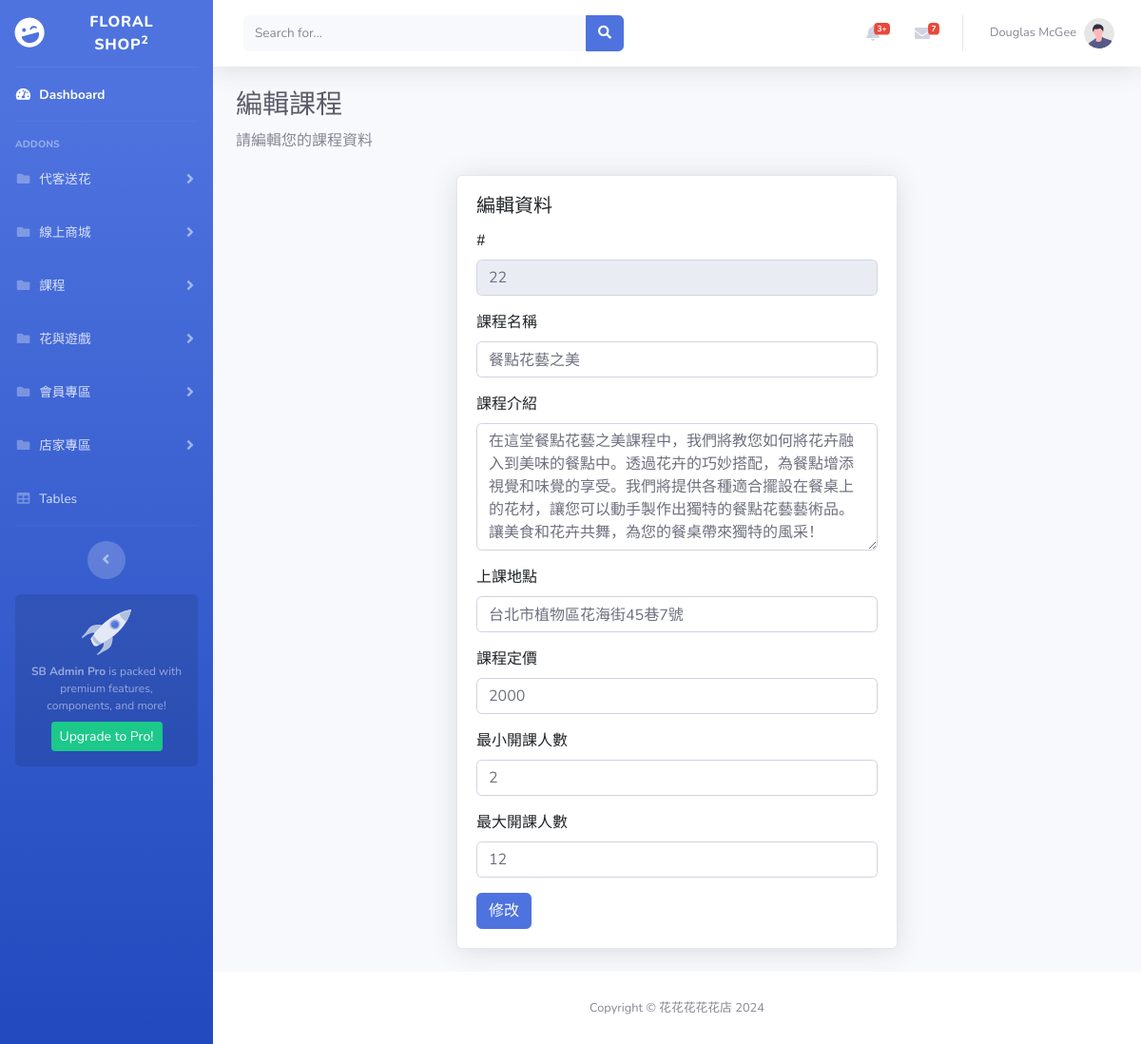
Screenshot of /pages/course/edit.php?course_id=22 with the database file from the repository.
### tables this page shows
CREATE TABLE `course` (
  `course_id` int(11) NOT NULL,
  `store_id` int(11) NOT NULL,
  `category_id` int(11) NOT NULL,
  `name` varchar(255) NOT NULL,
  `intro` text NOT NULL,
  `location` varchar(255) NOT NULL,
  `price` int(11) NOT NULL,
  `min_capacity` int(11) NOT NULL,
  `max_capacity` int(11) NOT NULL,
  `created_at` datetime NOT NULL DEFAULT current_timestamp()
);

### pages/course/edit.php (the view, shortened to what this page needs)
<?php require '../parts/db_connect.php';
$course_id = isset($_GET['course_id']) ? intval($_GET['course_id']) : 0;
$sql = "SELECT * FROM course WHERE course_id=$course_id";
$row = $pdo->query($sql)->fetch();
?>
<?php include '../parts/html-head.php' ?>
<body id="page-top">
    <div id="wrapper">
        <?php include '../parts/navbar.php' ?>
        <div id="content-wrapper" class="d-flex flex-column">
            <div id="content">
                <?php include '../parts/navtop.php' ?>
                <div class="container-fluid">
                    <h1 class="h3 mb-2 text-gray-800">編輯課程</h1>
                    <p class="mb-4">請編輯您的課程資料</p>
                    <div class="card_container d-flex justify-content-center">
                        <div class="card shadow mb-4 px-0 col-6">
                            <div class="card-body">
                            <h5 class="card-title">編輯資料</h5>
                                <form name="form1" method="post" onsubmit="sendForm(event)">
                                    <div class="mb-3">
                                    <label class="form-label">#</label>
                                    <input type="text" class="form-control" disabled value="<?= $row['course_id'] ?>">
                                    </div>
                                    <div class="mb-3">
                                    <label for="name" class="form-label">課程名稱</label>
                                    <input type="text" class="form-control" id="name" name="name" value="<?= htmlentities($row['name']) ?>">
                                    </div>
                                    <div class="mb-3">
                                    <label for="intro" class="form-label">課程介紹</label>
                                    <textarea class="form-control" id="intro" name="intro" rows="5"><?= $row['intro'] ?></textarea>
                                    </div>
                                    <div class="mb-3">
                                    <label for="location" class="form-label">上課地點</label>
                                    <input type="text" class="form-control" id="location" name="location" value="<?= $row['location'] ?>">
                                    </div>
                                    <div class="mb-3">
                                    <label for="price" class="form-label">課程定價</label>
                                    <input type="number" class="form-control" id="price" name="price" step="100" min="0" max="30000" value="<?= $row['price'] ?>">
                                    </div>
                                    <div class="mb-3">
                                    <label for="min_capacity" class="form-label">最小開課人數</label>
                                    <input type="number" class="form-control" id="min_capacity" name="min_capacity" value="<?= $row['min_capacity'] ?>">
                                    </div>
                                    <div class="mb-3">
                                    <label for="max_capacity" class="form-label">最大開課人數</label>
                                    <input type="number" class="form-control" id="max_capacity" name="max_capacity" value="<?= $row['max_capacity'] ?>">
                                    </div>
                                    <button type="submit" class="btn btn-primary">修改</button>
                                </form>
                            </div>
                        </div>
                    </div>
                </div>
            </div>
            <?php include '../parts/footer.php' ?>
        </div>
    </div>
    <?php include '../parts/html-foot.php' ?>

### rows the page displays
course: course_id "22", name "餐點花藝之美", intro "在這堂餐點花藝之美課程中，我們將教您如何將花卉融入到美味的餐點中。透過花卉的巧妙搭配，為餐點增添視覺和味覺的享受。我們將提供各種適合擺設在餐桌上的花材，讓您可以動手製作出獨特的餐點花藝藝術品。讓美食和花卉共舞，為您的餐桌帶來獨特的風采！", location "台北市植物區花海街45巷7號", price "2000", min_capacity "2", max_capacity "12"
